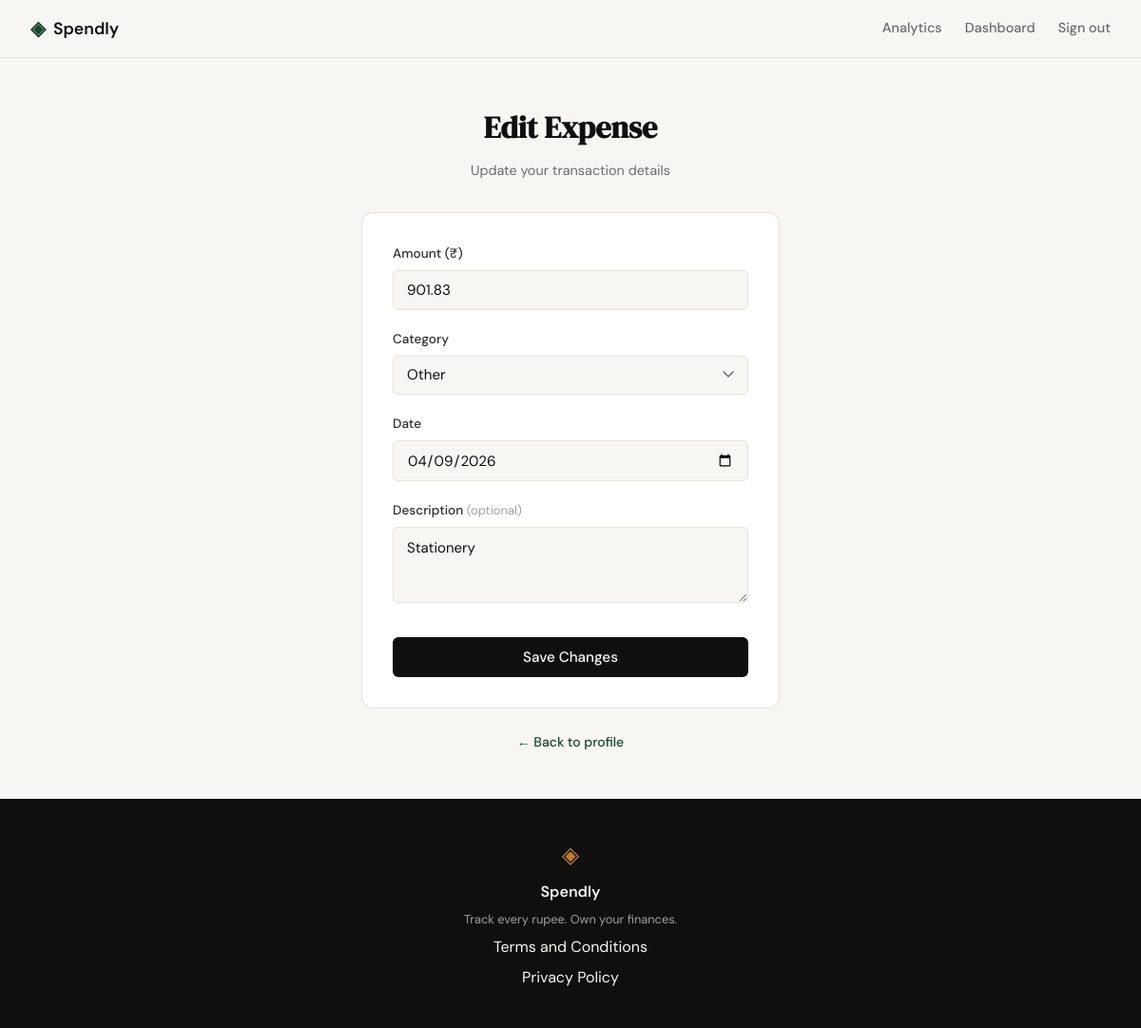
The app's page /expenses/13/edit (signed in) with its own data.
### tables this page shows
CREATE TABLE expenses (
            id          INTEGER PRIMARY KEY AUTOINCREMENT,
            user_id     INTEGER NOT NULL REFERENCES users(id),
            amount      REAL    NOT NULL,
            category    TEXT    NOT NULL,
            date        TEXT    NOT NULL,
            description TEXT,
            created_at  TEXT    DEFAULT (datetime('now'))
        );

### app.py (the view, shortened to what this page needs)
@app.route("/expenses/<int:id>/edit", methods=["GET", "POST"])
def edit_expense(id):
    if not session.get("user_id"):
        return redirect(url_for("login"))
    expense = get_expense_by_id(id, session["user_id"])
    if expense is None:
        abort(404)
    if request.method == "GET":
        return render_template(
            "edit_expense.html",
            expense=expense,
            categories=CATEGORIES,
            form={},
        )

### database/db.py (called while the page is built)
def get_db():
    conn = sqlite3.connect(DB_PATH)
    conn.row_factory = sqlite3.Row
    conn.execute("PRAGMA foreign_keys = ON")
    return conn

### database/queries.py (called while the page is built)
def get_expense_by_id(expense_id, user_id):
    conn = get_db()
    row = conn.execute(
        "SELECT id, amount, category, date, description "
        "FROM expenses WHERE id = ? AND user_id = ?",
        (expense_id, user_id),
    ).fetchone()
    conn.close()
    if row is None:
        return None
    return {
        "id": row["id"],
        "amount": row["amount"],
        "category": row["category"],
        "date": row["date"],
        "description": row["description"] or "",
    }

### templates/edit_expense.html (shortened to what this page needs)
{% extends "base.html" %}
{% block head %}
<link rel="stylesheet" href="{{ url_for('static', filename='css/add_expense.css') }}">
{% endblock %}
{% block content %}
<section class="auth-section">
    <div class="auth-container">
        <div class="auth-header">
            <h1 class="auth-title">Edit Expense</h1>
            <p class="auth-subtitle">Update your transaction details</p>
        </div>
        <div class="auth-card">
            <form method="POST" action="{{ url_for('edit_expense', id=expense.id) }}">
                <div class="form-group">
                    <label for="amount">Amount (₹)</label>
                    <input type="number" id="amount" name="amount"
                           class="form-input"
                           placeholder="0.00"
                           step="0.01" min="0.01"
                           value="{{ form.get('amount', expense.amount) }}"
                           required autofocus>
                </div>
                <div class="form-group">
                    <label for="category">Category</label>
                    {% set selected_cat = form.get('category', expense.category) %}
                    <select id="category" name="category" class="form-input form-select" required>
                        {% for c in categories %}
                        <option value="{{ c }}" {% if selected_cat == c %}selected{% endif %}>{{ c }}</option>
                        {% endfor %}
                    </select>
                </div>
                <div class="form-group">
                    <label for="date">Date</label>
                    <input type="date" id="date" name="date"
                           class="form-input"
                           value="{{ form.get('date', expense.date) }}"
                           required>
                </div>
                <div class="form-group">
                    <label for="description">Description <span class="field-optional">(optional)</span></label>
                    <textarea id="description" name="description"
                              class="form-input form-textarea"
                              placeholder="What was this for?"
                              maxlength="200">{{ form.get('description', expense.description) }}</textarea>
                </div>
                <button type="submit" class="btn-submit">Save Changes</button>
            </form>
        </div>
        <p class="auth-switch">
            <a href="{{ url_for('profile') }}">← Back to profile</a>
        </p>
    </div>
</section>
{% endblock %}

### static/css/style.css (style rules this page uses)
:root { --ink: #0f0f0f; --ink-soft: #2d2d2d; --ink-muted: #6b6b6b; --ink-faint: #a0a0a0; --paper: #f7f6f3; --paper-warm: #f0ede6; --paper-card: #ffffff; --accent: #1a472a; --accent-light: #e8f0eb; --accent-2: #c17f24; --accent-2-light: #fdf3e3; --danger: #c0392b; --danger-light: #fdecea; --border: #e4e1da; --border-soft: #eeebe4; --font-display: 'DM Serif Display', Georgia, serif; --font-body: 'DM Sans', system-ui, sans-serif; --max-width: 1200px; --auth-width: 440px; --radius-sm: 6px; --radius-md: 12px; --radius-lg: 20px; }
*, *::before, *::after { box-sizing: border-box; margin: 0; padding: 0; }
html { font-size: 16px; scroll-behavior: smooth; }
body { background: var(--paper); color: var(--ink); font-family: var(--font-body); font-size: 1rem; line-height: 1.6; -webkit-font-smoothing: antialiased; }
a { color: inherit; text-decoration: none; }
.auth-section { min-height: calc(100vh - 60px - 100px); display: flex; align-items: center; justify-content: center; padding: 3rem 2rem; }
.auth-container { width: 100%; max-width: var(--auth-width); }
.auth-header { text-align: center; margin-bottom: 2rem; }
.auth-title { font-family: var(--font-display); font-size: 2rem; color: var(--ink); margin-bottom: 0.5rem; }
.auth-subtitle { font-size: 0.9rem; color: var(--ink-muted); }
.auth-card { background: var(--paper-card); border: 1px solid var(--border); border-radius: var(--radius-md); padding: 2rem; margin-bottom: 1.5rem; }
.form-group { margin-bottom: 1.25rem; }
.form-group label { display: block; font-size: 0.85rem; font-weight: 500; color: var(--ink-soft); margin-bottom: 0.4rem; }
.form-input { width: 100%; padding: 0.6rem 0.875rem; border: 1px solid var(--border); border-radius: var(--radius-sm); font-family: var(--font-body); font-size: 0.95rem; color: var(--ink); background: var(--paper); outline: none; transition: border-color 0.2s; }
.form-input::placeholder { color: var(--ink-faint); }
.btn-submit { width: 100%; padding: 0.7rem; background: var(--ink); color: var(--paper); border: none; border-radius: var(--radius-sm); font-family: var(--font-body); font-size: 0.95rem; font-weight: 500; cursor: pointer; transition: background 0.2s; margin-top: 0.5rem; }
.auth-switch { text-align: center; font-size: 0.875rem; color: var(--ink-muted); }
.auth-switch a { color: var(--accent); font-weight: 500; }

### static/css/add_expense.css (style rules this page uses)
.form-select { appearance: none; background-repeat: no-repeat; background-position: right 0.875rem center; padding-right: 2.5rem; cursor: pointer; }
.form-textarea { resize: vertical; min-height: 80px; font-family: var(--font-body); font-size: 0.9375rem; line-height: 1.5; }
.field-optional { font-size: 0.8125rem; color: var(--ink-faint); font-weight: 400; }

### records on screen
expenses: amount "901.83", category "Other", date "04/09/2026", description "Stationery"
